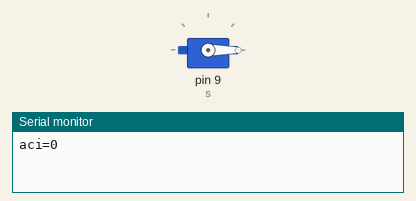
Bench run of a sketch on a simulated Arduino Uno, built with avr-gcc and run on an emulated ATmega328P. Shown: servo, the last lines printed to the serial monitor.

Above: at 0.05 s.
At 0.75 s:
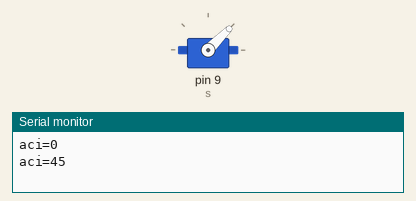
At 1.5 s:
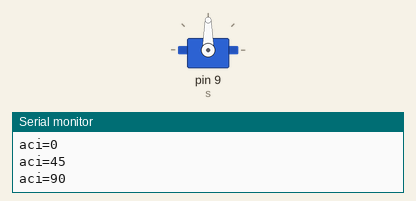
At 3.0 s:
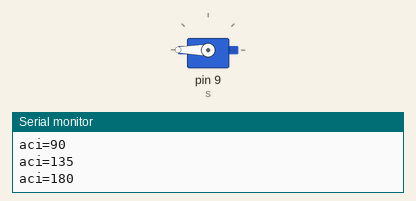
Timing chart, 0 to 6.9 s (numbered marks = the images above):
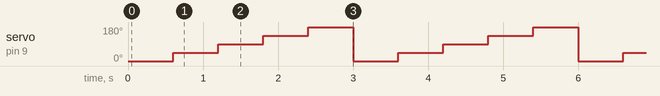

Measured:
- by itself, servo on pin 9 (s): repeats every 3.0 s: 90° 0.60 s, 135° 0.60 s, 180° 0.60 s, 0° 0.60 s, 45° 0.60 s

The sketch:

servo_tarama.ino
```cpp
// Servo (SG90, MG90S, MG996R, DS3218, DS3225): SIG -> D9
// Büyük servolar (MG996R ve üstü) Uno 5V pininden BESLENMEZ: harici 5-6 V kaynak, GND ortak.
#include <Servo.h>

Servo s;

void setup() {
  Serial.begin(9600);
  s.attach(9);
}

void loop() {
  for (int a = 0; a <= 180; a += 45) {
    s.write(a);
    Serial.print("aci=");
    Serial.println(a);
    delay(600);
  }
}
```
